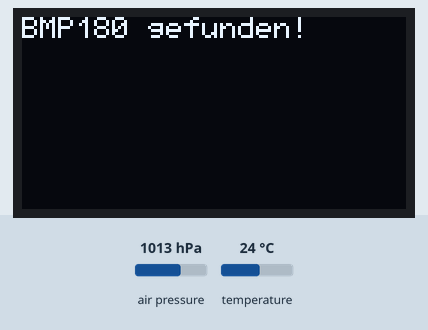
Recording of a sketch running on a simulated Arduino Uno, built with avr-gcc and run on an emulated ATmega328P. On the bench: 128×64 one-colour display. The inputs (shaded band) are chosen by the test bench; at power-on: air pressure 1013 hPa, temperature 24 °C.

Above: at 4.1 s.
At 13.2 s:
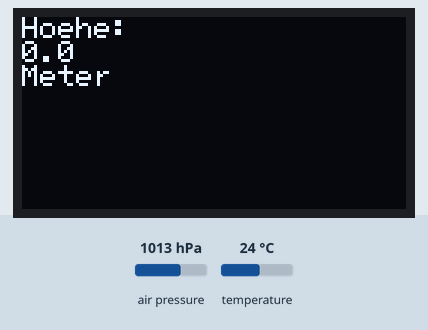
13.3 s: air pressure set to 1025 hPa
At 14.7 s:
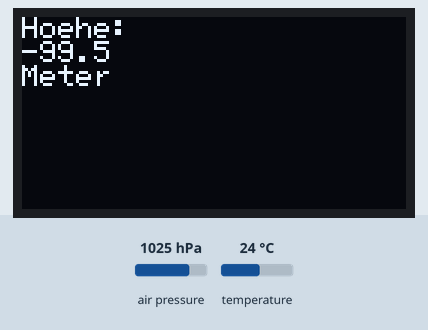
15.2 s: air pressure set to 952 hPa
At 15.9 s:
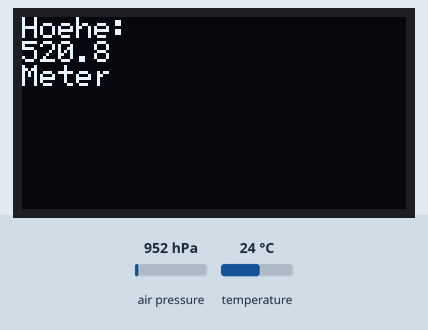
16.8 s: air pressure set to 975 hPa
At 18.3 s:
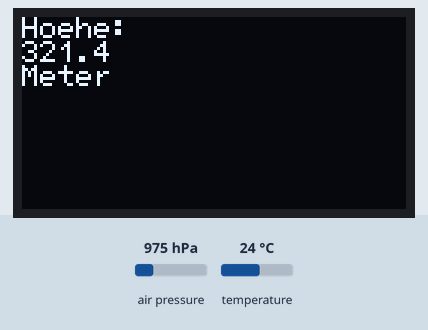
Timing chart, 0 to 19.8 s (numbered marks = the images above; inputs shaded):
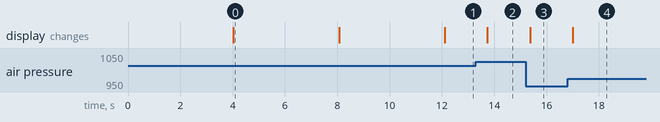

Measured:
- after the input at 13.3 s, the display: changes after 0.44 s (image 2)
- after the input at 15.2 s, the display: changes after 0.17 s (image 3)
- after the input at 16.8 s, the display: changes after 0.21 s (image 4)
- what the display in image 0 shows lasts 4.1 s, from 4.0 s to 8.1 s

The sketch:

Kombi.ino
```cpp
/* Höhenmesser

Fehlercodes:

1 - Fehler beim Erhalten des Drucks
2 - Fehler beim Starten der Druckmessung
3 - Fehler beim Erhalten der Temperatur
4 - Fehler beim Starten der Temperaturmessung

 */

// Libraries
#include <SFE_BMP180.h>
#include <Wire.h>
#include <SSD1306Ascii.h>
#include <SSD1306AsciiWire.h>

// Objekte
SFE_BMP180 pressure;
SSD1306AsciiWire oled;

// Adresse des Displays auf 0x3C setzen
#define I2C_ADDRESS 0x3C

// Variable
double baseline;

//Setup
void setup() {

  //Display-Setup
  Wire.begin();
  oled.begin(&Adafruit128x64, I2C_ADDRESS);
  oled.set400kHz();
  oled.setFont(font5x7);

  oled.clear();
  oled.set2X();
  oled.println("START");
  oled.set1X();
  delay(4000);
  oled.clear();

  //Sensor-Setup
  if (pressure.begin())
    oled.println("BMP180 gefunden!");
  else
  {
    oled.println("BMP180 fehlt!");
    while(1);
  }

  delay(4000);

  // baseline-Druck messen
  baseline = getPressure();

  //baseline-Druck anzeigen
  oled.clear();
  oled.println("baseline-Druck: ");
  oled.println(baseline);
  oled.println(" mb");

  delay(4000);
}

// Hauptcode
void loop() {
  double a,P;

  // Druck messen
  P = getPressure();

  //Höhenunterschied anzeigen
  a = pressure.altitude(P,baseline);

  oled.clear();
  oled.println("Hoehe: ");
  if (a >= 0.0) Serial.print(" ");
  oled.println(a,1);
  oled.println("Meter");

  delay(500);
}


// Funktion getPressure() definieren
double getPressure()
{
  // Variablen
  char status;
  double T,P,p0,a;

  // Temperatur messen
  status = pressure.startTemperature();
  if (status != 0)
  {
    // Warten bis Messung fertig
    delay(status);

     // Temperatur erhalten
    status = pressure.getTemperature(T);
    if (status != 0)
    {

      // Druck messen
      status = pressure.startPressure(3);      // Höchste von 3 Genauigkeits-Stufen der Library
      if (status != 0)
      {
        // Warten bis Messung fertig
        delay(status);

        //Druck erhalten
        status = pressure.getPressure(P,T);
        if (status != 0)
        {
          return(P);
        }
        else oled.println("Fehler 1");
      }
      else oled.println("Fehler 2");
    }
    else oled.println("Fehler 3");
  }
  else oled.println("Fehler 4");
}
```
